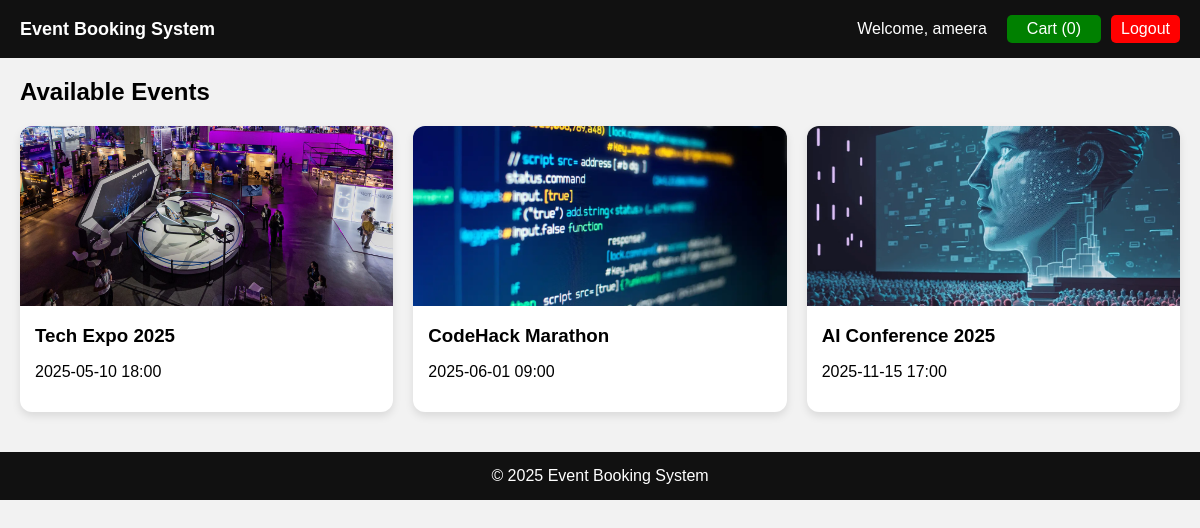
Before: /Customer/home.php (signed in) with the older database file.
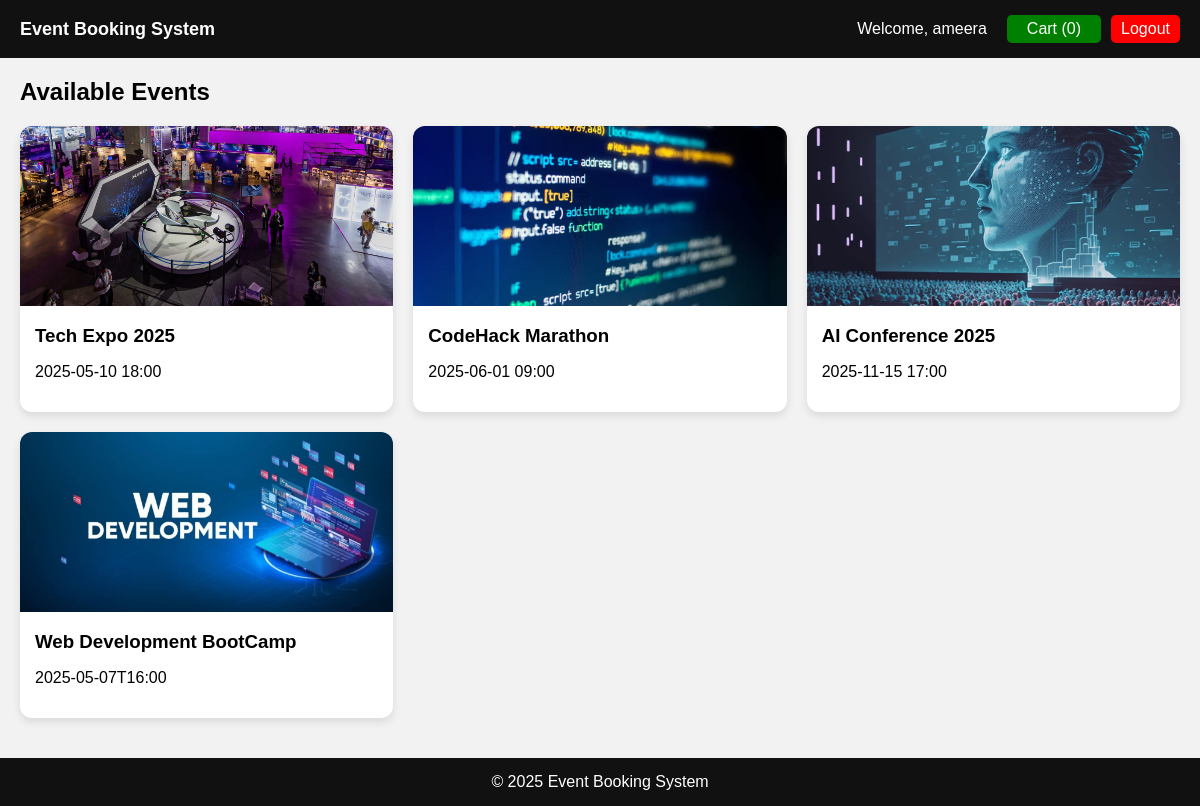
After: the same page with the newer database file.
### tables this page shows
CREATE TABLE events (
    id INTEGER PRIMARY KEY AUTOINCREMENT,
    name TEXT NOT NULL,
    date TEXT NOT NULL,
    location TEXT NOT NULL,
    price REAL NOT NULL,
    image TEXT,
    max_tickets INTEGER NOT NULL
, description TEXT);

### Customer/home.php (the view, shortened to what this page needs)
<?php
require_once '../includes/config.php';
$name = $_SESSION['name'] ?? 'User';
$stmt = $conn->query("SELECT * FROM events");
$events = $stmt->fetchAll(PDO::FETCH_ASSOC);
?>
<!DOCTYPE html>
<html lang="en">
<head>
</head>
<body>
<header>
    <div class="brand"> <a href="home.php" style="color:white; text-decoration:none; font-weight:bold;">
        Event Booking System
    </a></div>
    <div class="header-right">
        <div class="welcome">Welcome, <?= htmlspecialchars($name) ?></div>
        <div class="cart"><a href="cart.php"
   style="background:green;
          padding:5px 10px;
          color:white;
          border-radius:5px;
          text-decoration:none;">
    Cart (<?= array_sum($_SESSION['cart'] ?? []) ?>)
</a></div>
        <a href="logout.php" class="logout">Logout</a>
    </div>
</header>
<h2>Available Events</h2>
<div class="container">
    <?php foreach ($events as $event): ?>
        <div class="card">
            <img src="images/<?= $event['image'] ?>" alt="<?= htmlspecialchars($event['name']) ?>">
            <div class="card-content">
                <h3><?= htmlspecialchars($event['name']) ?></h3>
                <p><?= $event['date'] ?></p>
            </div>
        </div>
    <?php endforeach; ?>
</div>
<footer>
    &copy; <?= date("Y") ?> Event Booking System
</footer>
</body>
</html>

### Customer/home.php (style rules this page uses)
* { box-sizing: border-box; }
body { font-family: Arial, sans-serif; margin: 0; padding: 0; background: #f2f2f2; }
header { background: #111; color: white; padding: 15px 20px; display: flex; justify-content: space-between; align-items: center; }
.brand { font-size: 18px; font-weight: bold; }
.header-right { display: flex; align-items: center; gap: 10px; }
.cart { background: green; color: white; padding: 5px 10px; border-radius: 5px; }
.logout { background: red; color: white; padding: 5px 10px; border-radius: 5px; text-decoration: none; }
.welcome { margin-right: 10px; }
h2 { padding: 20px; margin: 0; }
.container { padding: 0 20px 40px; display: grid; grid-template-columns: repeat(auto-fit, minmax(280px, 1fr)); gap: 20px; }
.card { background: white; border-radius: 12px; overflow: hidden; box-shadow: 0 4px 8px rgba(0,0,0,0.1); position: relative; transition: 0.3s; }
.card img { width: 100%; height: 180px; object-fit: cover; }
.card-content { padding: 15px; }
.card-content h3 { margin: 0 0 10px; }
footer { background: #111; color: white; text-align: center; padding: 15px; }

Changed rows visible on the page:
added events: image (picture), name "Web Development BootCamp", date "2025-05-07T16:00"
